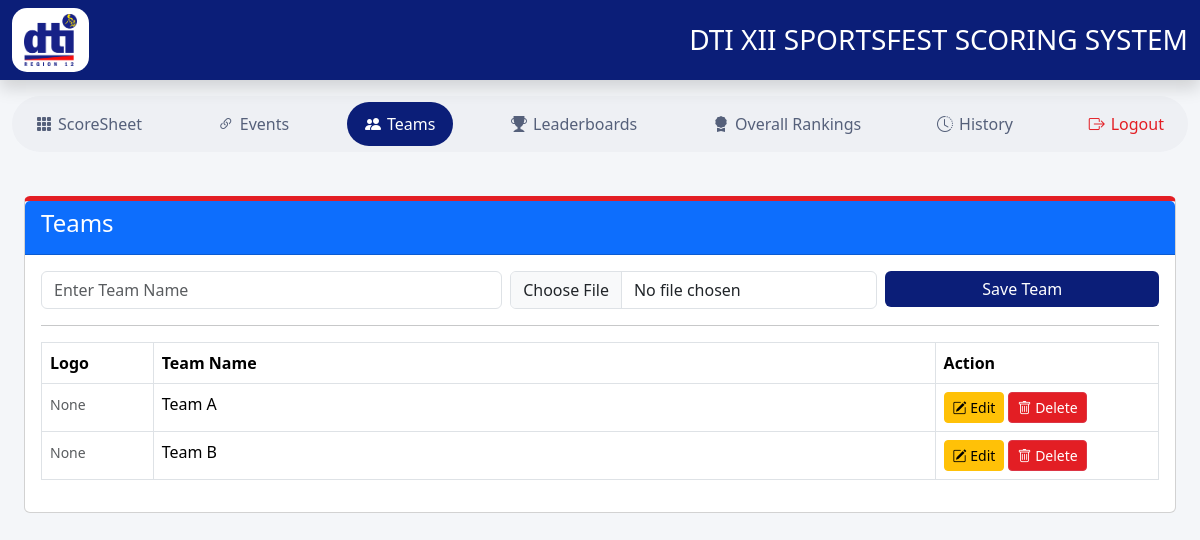
The page /teams.php (signed in) on the database as committed earlier.
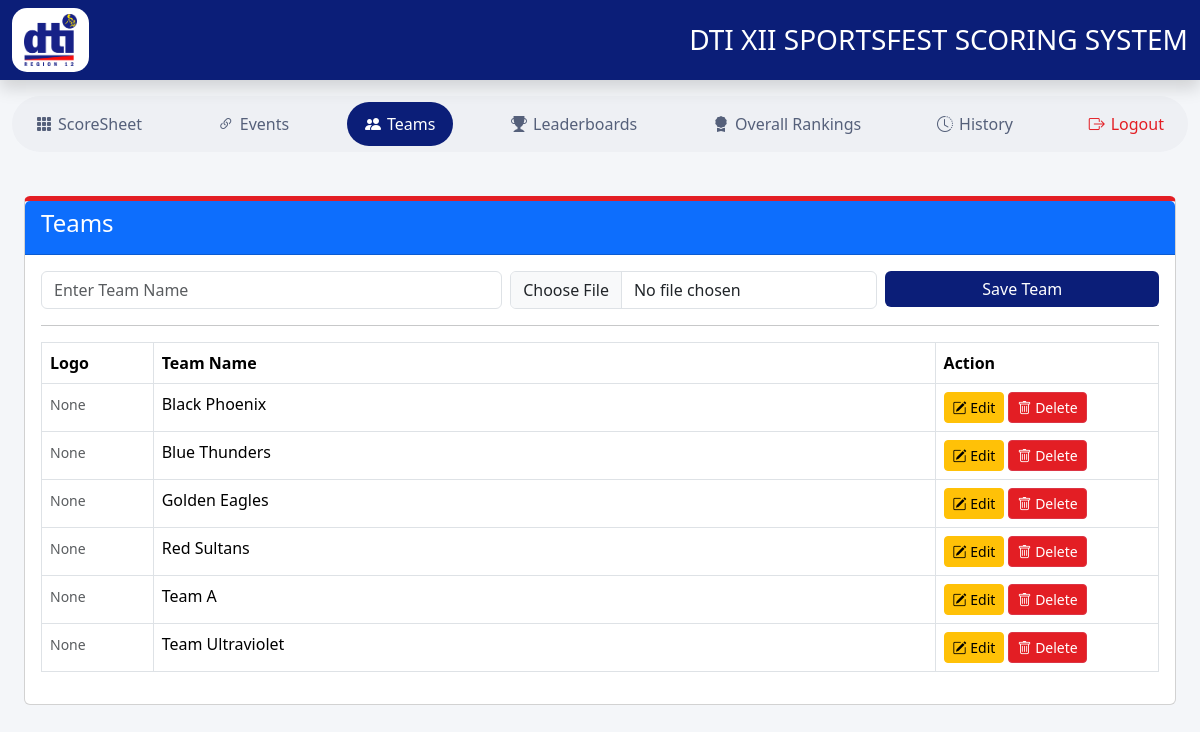
The same page on the database as committed later.
### tables this page shows
CREATE TABLE `teams` (
  `id` int(11) NOT NULL,
  `team_name` varchar(100) NOT NULL,
  `created_at` timestamp NOT NULL DEFAULT current_timestamp(),
  `logo` varchar(255) DEFAULT NULL
);

### teams.php (the view, shortened to what this page needs)
<?php
include 'config/database.php';
include 'includes/header.php';
?>
<?php include 'includes/topnav.php'; ?>
<div class="container-fluid p-4">
    <div class="card">
        <div class="card-header bg-primary text-white">
            <h4>Teams</h4>
        </div>
        <div class="card-body">
            <form action="actions/add_team.php" method="POST" enctype="multipart/form-data">
                <div class="row g-2">
                    <div class="col-md-5">
                        <input
                            type="text"
                            name="team_name"
                            class="form-control"
                            placeholder="Enter Team Name"
                            required>
                    </div>
                    <div class="col-md-4">
                        <input
                            type="file"
                            name="team_logo"
                            class="form-control"
                            accept="image/*">
                    </div>
                    <div class="col-md-3">
                        <button class="btn btn-primary w-100">
                            Save Team
                        </button>
                    </div>
                </div>
            </form>
            <hr>
            <table class="table table-bordered table-hover">
                <thead>
                    <tr>
                        <th width="10%">Logo</th>
                        <th>Team Name</th>
                        <th width="20%">Action</th>
                    </tr>
                </thead>
                <tbody>
                    <?php
                    $result = $conn->query("SELECT * FROM teams ORDER BY team_name");
                    while ($row = $result->fetch_assoc()) {
                    ?>
                        <tr>
                            <td>
                                <?php if (!empty($row['logo']) && file_exists(__DIR__ . '/assets/images/team-logos/' . $row['logo'])) { ?>
                                    <img src="assets/images/team-logos/<?= htmlspecialchars($row['logo']) ?>" style="width:36px;height:36px;border-radius:50%;object-fit:cover;">
                                <?php } else { ?>
                                    <span class="text-muted small">None</span>
                                <?php } ?>
                            </td>
                            <td><?= $row['team_name'] ?></td>
                            <td>
                                <a href="edit_team.php?id=<?= $row['id'] ?>"
                                    class="btn btn-warning btn-sm">
                                    <i class="bi bi-pencil-square"></i> Edit
                                </a>
                                <a href="actions/delete_team.php?id=<?= $row['id'] ?>"
                                    class="btn btn-danger btn-sm"
                                    onclick="return confirm('Delete this team?')">
                                    <i class="bi bi-trash"></i> Delete
                                </a>
                            </td>
                        </tr>
                    <?php } ?>
                </tbody>
            </table>
        </div>
    </div>
</div>
<?php include 'includes/footer.php'; ?>

### includes/header.php (shortened to what this page needs)
<!DOCTYPE html>
<html>
<head>
    <link href="https://cdn.jsdelivr.net/npm/bootstrap@5.3.3/dist/css/bootstrap.min.css" rel="stylesheet">
    <link href="assets/css/style.css" rel="stylesheet">
    <link href="https://cdn.jsdelivr.net/npm/bootstrap-icons@1.11.3/font/bootstrap-icons.css" rel="stylesheet">
</head>
<body>
    <nav class="navbar navbar-dark bg-primary sticky-top shadow">
        <div class="container-fluid d-flex align-items-center gap-3">
            <div class="logo-badge">
                <img src="assets/images/logo.png"
                    height="52">
            </div>
            <h3 class="text-white mb-0">
                DTI XII SPORTSFEST SCORING SYSTEM
            </h3>
        </div>
    </nav>

### includes/topnav.php
<?php $current = basename($_SERVER['PHP_SELF']); ?>
<div class="container-fluid pt-3">
    <div class="tab-nav">
        <a href="scoresheet.php" class="tab-btn <?= $current == 'scoresheet.php' ? 'active' : '' ?>">
            <i class="bi bi-grid-3x3-gap-fill"></i> ScoreSheet
        </a>
        <a href="events.php" class="tab-btn <?= in_array($current, ['events.php', 'edit_event.php']) ? 'active' : '' ?>">
            <i class="bi bi-link-45deg"></i> Events
        </a>
        <a href="teams.php" class="tab-btn <?= in_array($current, ['teams.php', 'edit_team.php']) ? 'active' : '' ?>">
            <i class="bi bi-people-fill"></i> Teams
        </a>
        <a href="leaderboard.php" class="tab-btn <?= $current == 'leaderboard.php' ? 'active' : '' ?>">
            <i class="bi bi-trophy-fill"></i> Leaderboards
        </a>
        <a href="overall.php" class="tab-btn <?= $current == 'overall.php' ? 'active' : '' ?>">
            <i class="bi bi-award-fill"></i> Overall Rankings
        </a>
        <a href="history.php" class="tab-btn <?= $current == 'history.php' ? 'active' : '' ?>">
            <i class="bi bi-clock-history"></i> History
        </a>
        <a href="logout.php" class="tab-btn tab-btn-logout">
            <i class="bi bi-box-arrow-right"></i> Logout
        </a>
    </div>
</div>

### includes/footer.php (shortened to what this page needs)
</body>
</html>

### assets/css/style.css (style rules this page uses)
body { background: #f4f6f9; }
.navbar { background: #0b1e78 !important; }
.logo-badge { background: #fff; border-radius: 15px; padding: 6px 12px; display: inline-flex; align-items: center; line-height: 0; }
.tab-nav { display: flex; flex-wrap: wrap; justify-content: space-between; background: #eef0f4; border-radius: 999px; padding: 6px; margin-bottom: 20px; }
.tab-btn { display: flex; align-items: center; gap: 6px; padding: 10px 18px; border-radius: 999px; color: #55607a; text-decoration: none; font-weight: 500; white-space: nowrap; }
.tab-btn.active { background: #0b1e78; color: #fff; }
.tab-btn-logout { color: #e31e24; }
.card { border-top: 5px solid #e31e24; }
.btn-primary { background: #0b1e78; border: none; }
.btn-danger { background: #e31e24; }
.table thead { background: #0b1e78; color: white; }

Rows that differ between the two databases and show on the page:
removed teams: shows "None", team_name "Team B"
added teams: shows "None", team_name "Black Phoenix"
added teams: shows "None", team_name "Blue Thunders"
added teams: shows "None", team_name "Golden Eagles"
added teams: shows "None", team_name "Red Sultans"
added teams: shows "None", team_name "Team Ultraviolet"
